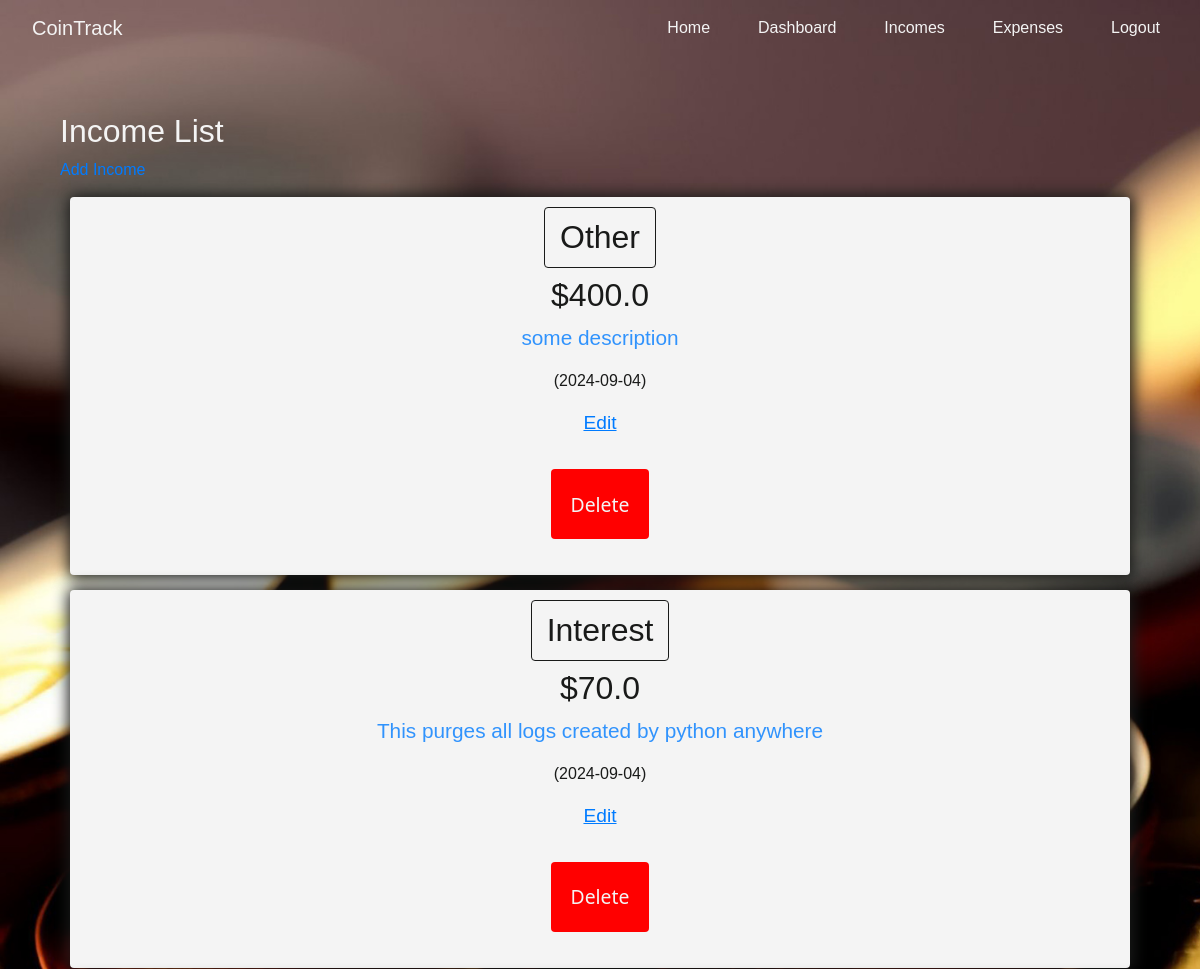
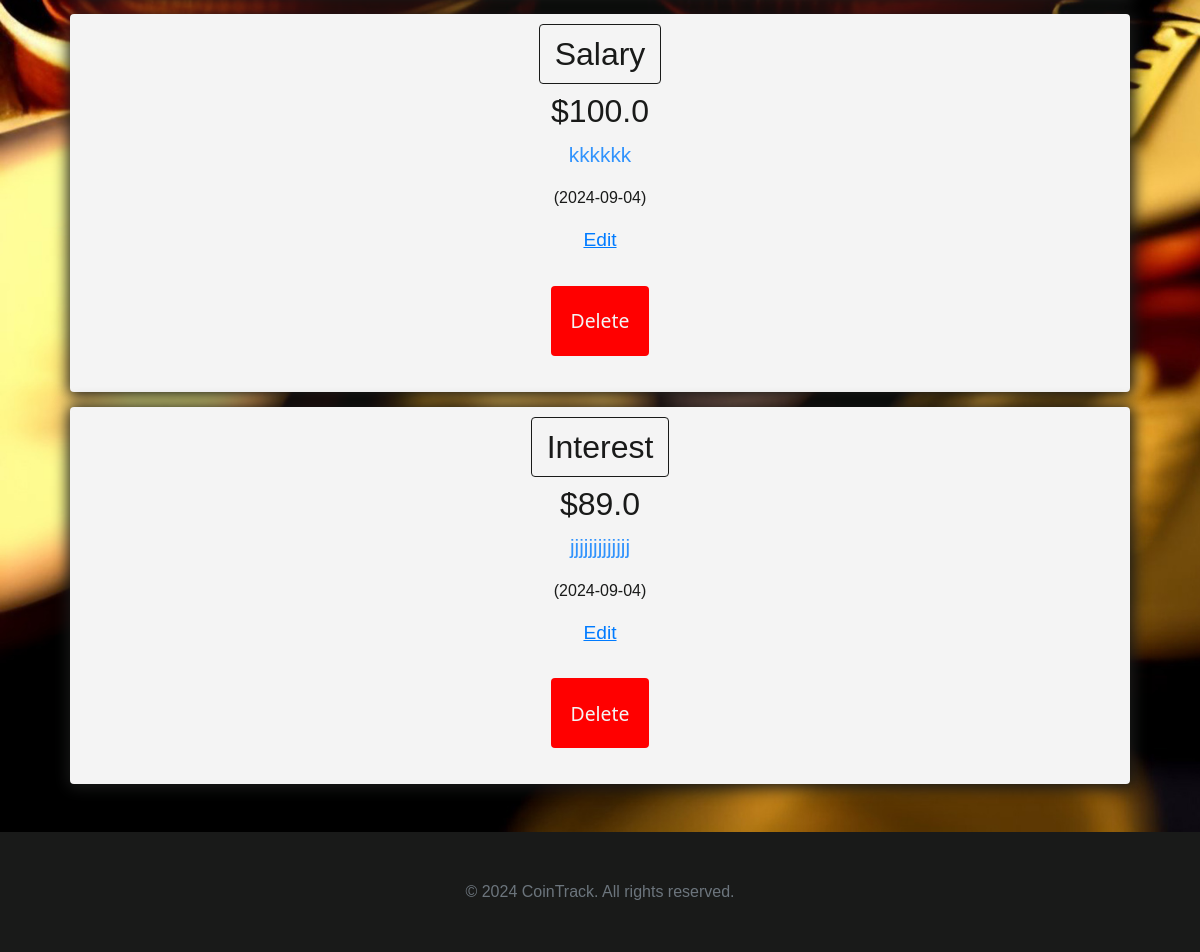
/income (signed in), run on the app's committed database (2 pictures, top to bottom).
### app/models.py (models this page shows, shortened)
class FinanceEntry(db.Model):
    __tablename__ = 'finance_entries'
    id = db.Column(db.Integer, primary_key=True)
    amount = db.Column(db.Float, nullable=False)
    description = db.Column(db.String(255))
    date_posted = db.Column(db.DateTime, nullable=False, default=datetime.utcnow)
    user_id = db.Column(db.Integer, db.ForeignKey('users.id'), nullable=False)
    type = db.Column(db.String(50))
    category = db.Column(db.String(50))
    __mapper_args__ = {
        'polymorphic_identity': 'finance_entry',
        'polymorphic_on': type
    }

class Income(FinanceEntry):
    __tablename__ = 'incomes'
    id = db.Column(db.Integer, db.ForeignKey('finance_entries.id'), primary_key=True)
    source = db.Column(db.Integer, db.ForeignKey('finance_entries.category'))
    __mapper_args__ = {
        'polymorphic_identity': 'income',
        'inherit_condition': (id == FinanceEntry.id)
    }

class FinanceEntry(db.Model):
    __tablename__ = 'finance_entries'
    id = db.Column(db.Integer, primary_key=True)
    amount = db.Column(db.Float, nullable=False)
    description = db.Column(db.String(255))
    date_posted = db.Column(db.DateTime, nullable=False, default=datetime.utcnow)
    user_id = db.Column(db.Integer, db.ForeignKey('users.id'), nullable=False)
    type = db.Column(db.String(50))
    category = db.Column(db.String(50))
    __mapper_args__ = {
        'polymorphic_identity': 'finance_entry',
        'polymorphic_on': type
    }

### app/views/income.py (the view)
@main.route('/income', methods=['GET'])
@login_required
def income_list():
	incomes = Income.query.all()
	return render_template('income_list.html', incomes=incomes)

### app/setup.py (called while the page is built)
def create_app(name=__name__):
    from config import Config
    app = Flask(name)
    app.config['SECRET_KEY'] = Config.SECRET_KEY
    app.config['SQLALCHEMY_DATABASE_URI'] = Config.SQLALCHEMY_DATABASE_URI
    app.config['SQLALCHEMY_TRACK_MODIFICATIONS'] = Config.SQLALCHEMY_TRACK_MODIFICATIONS
    db.init_app(app)
    migrate.init_app(app, db)
    login_manager.init_app(app)
    from .routes import main as main_blueprint
    app.register_blueprint(main_blueprint)
    @login_manager.user_loader
    def load_user(user_id):
        from .models import User  # Import inside to avoid circular imports
        return User.query.get(int(user_id))
    login_manager.login_view = 'main.login'
    login_manager.login_message_category = 'info'
    return app

### app/templates/income_list.html
{% extends "base.html" %}
{% block extra_css %}
    <link rel="stylesheet" href="{{ url_for('static', filename='css/finance_entry.css') }}">
{% endblock %}
{% block content %}
    <div id="incomes-container" class="register-login-container">
        <h2>Income List</h2>
        <a href="{{ url_for('main.add_income') }}">Add Income</a>
        <ul>
            {% for income in incomes %}
                <li class="finance-entry-item">
                    <h2 class="heading">{{ income.source }}</h2>
                    <h3 class="amount">${{ income.amount }}</h3>
                    <p class="description">{{ income.description }}</p>
                    <p class="date">({{ income.date_posted.strftime('%Y-%m-%d') }})</p>
                    <a class="edit-link" href="{{ url_for('main.edit_income', id=income.id) }}">Edit</a>
                    <form action="{{ url_for('main.delete_income', id=income.id) }}" method="post" style="display:inline;">
                        <input class="error-color" type="submit" value="Delete">
                    </form>
                </li>
            {% endfor %}
        </ul>
    </div>
{% endblock %}

### app/templates/base.html (shortened to what this page needs)
<!DOCTYPE html>
<html lang="en">
<head>
    <link rel="stylesheet" href="https://stackpath.bootstrapcdn.com/bootstrap/4.5.2/css/bootstrap.min.css">
    <link rel="stylesheet" href="{{ url_for('static', filename='css/styles.css') }}">
    <link rel="stylesheet" href="{{ url_for('static', filename='css/styles-2.css') }}">
    {% block extra_css %}{% endblock %}
</head>
<body>
    <main id="main">
        <nav class="navbar navbar-expand-lg">
            <a class="navbar-brand" href="{{ url_for('main.index') }}">CoinTrack</a>
            <div class="collapse navbar-collapse" id="navbarNav">
                <ul class="navbar-nav ml-auto">
                    <li class="nav-item"><a class="nav-link" href="{{ url_for('main.index') }}">Home</a></li>
                    {% if current_user.is_authenticated %}
                        <li class="nav-item"><a class="nav-link" href="{{ url_for('main.dashboard') }}">Dashboard</a></li>
                        <li class="nav-item"><a class="nav-link" href="{{ url_for('main.income_list') }}">Incomes</a></li>
                        <li class="nav-item"><a class="nav-link" href="{{ url_for('main.expense_list') }}">Expenses</a></li>
                        <li class="nav-item"><a class="nav-link" href="{{ url_for('main.logout') }}">Logout</a></li>
                    {% else %}
                        <li class="nav-item"><a class="nav-link" href="{{ url_for('main.login') }}">Login</a></li>
                        <li class="nav-item"><a class="nav-link" href="{{ url_for('main.register') }}">Register</a></li>
                    {% endif %}
                </ul>
            </div>
        </nav>
        <div class="container mt-4">
            <div id="content">{% block content %}{% endblock %}</div>
        </div>
    </main>
    <footer class="footer text-center py-3">
        <div class="container">
            <span class="text-muted">&copy; 2024 CoinTrack. All rights reserved.</span>
        </div>
    </footer>
</body>
</html>

### app/static/css/styles.css (style rules this page uses)
body { font-family: Arial, sans-serif; margin: 0; padding: 0; --theme-color: #191a19; --theme-opposite-color: #f4f4f4; --theme-secondary-color: #007bff; --theme-secondary-opposite-color: #f4f4f4; --error-color: #dc3545; --error-lighter-color: #f8d7da; --success-color: #28a745; --success-lighter-color: #d4edda; --info-color: #17a2b8; --border-radius: 0.25rem; --black: #191a19; }
nav { color: var(--theme-opposite-color); padding: 1rem; text-align: center; }
nav a { color: var(--theme-opposite-color); margin: 0 1rem; text-decoration: none; }
.container { padding: 2rem; }
.error-color { color: var(--error-color); }
main#main { background-image: url("../images/bg2.jpg"); background-size: cover; background-repeat: no-repeat; min-height: 100vh; }
#content { display: flex; flex-direction: column; align-items: center; }
.footer { background-color: var(--theme-color); color: var(--theme-opposite-color); text-align: center; padding: 1rem; position: relative; }
ul { padding: 0; }

### app/static/css/styles-2.css (style rules this page uses)
.register-login-container h2 { color: var(--theme-opposite-color); }
.register-login-container form { padding: 20px; font-size: larger; border-radius: var(--border-radius); border: 1px solid var(--theme-opposite-color); }
.register-login-container form input { padding: 5px; margin: 10px 5px 5px; border-radius: var(--border-radius); border: 1px solid var(--theme-opposite-color); background-color: var(--theme-opposite-color); color: var(--theme-color); font-size: 1.01em; height: 60px; }
.register-login-container form input[type=submit] { background-color: var(--theme-secondary-color); border:none; padding: 10px 20px; font-family: system-ui; color: var(--theme-secondary-opposite-color) }

### app/static/css/finance_entry.css (style rules this page uses)
.register-login-container h2 { color: var(--theme-opposite-color); }
.register-login-container form { padding: 20px; font-size: larger; border-radius: var(--border-radius); border: 1px solid var(--theme-opposite-color); }
.register-login-container form input { padding: 5px; margin: 10px 5px 5px; border-radius: var(--border-radius); border: 1px solid var(--theme-opposite-color); background-color: var(--theme-opposite-color); color: var(--theme-color); font-size: 1.01em; height: 70px; width: -webkit-fill-available; }
.register-login-container form input[type=submit] { background-color: var(--theme-secondary-color); border:none; padding: 10px 20px; font-family: system-ui; color: var(--theme-secondary-opposite-color) }
.register-login-container { width: 90vw; }
.register-login-container form input.error-color { background-color: red; }
.finance-entry-item { background-color: var(--theme-opposite-color); padding: 10px; text-align: center; color: var(--theme-color); margin: 15px 10px; border-radius: var(--border-radius); box-shadow: 1px 1px 15px 3px var(--theme-color); min-height: 300px; display: flex; flex-direction: column; justify-content: center; align-items: center; width: auto; }
.finance-entry-item a { color: var(--theme-secondary-color); font-family: sans-serif; font-size: 1.2rem; text-decoration: underline; }
.finance-entry-item h2 { color: var(--theme-color); border-radius: var(--border-radius); border: 1px solid var(--theme-color); padding: 10px 15px; }
.finance-entry-item p { color: var(--theme-color); }
.finance-entry-item .amount { font-size: 2rem; }
.finance-entry-item .date { font-size: 1rem; }
.finance-entry-item .description { font-size: 1.3rem; color: var(--theme-secondary-color); opacity: .8; }

### data on the page
Income: source "Other", amount "400.0", description "some description", date_posted "2024-09-04"
Income: source "Interest", amount "70.0", description "This purges all logs created by python anywhere", date_posted "2024-09-04"
Income: source "Salary", amount "100.0", description "kkkkkk", date_posted "2024-09-04"
Income: source "Interest", amount "89.0", description "jjjjjjjjjjjjj", date_posted "2024-09-04"
